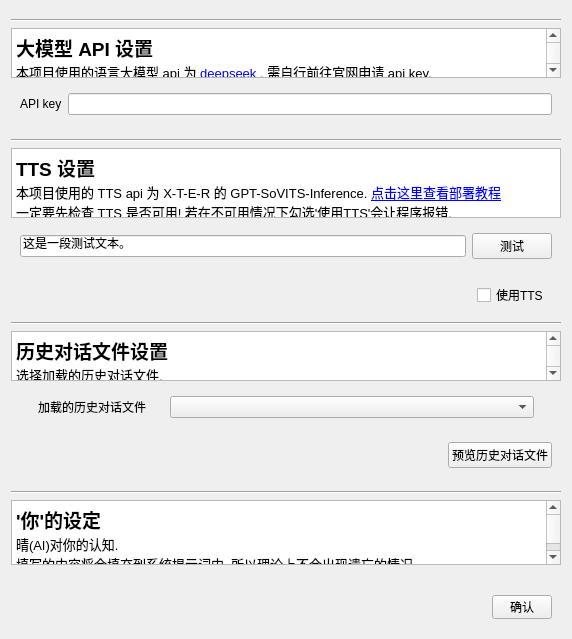
<?xml version="1.0" encoding="UTF-8"?>
<ui version="4.0">
 <class>BasicForm</class>
 <widget class="QWidget" name="BasicForm">
  <property name="geometry">
   <rect>
    <x>0</x>
    <y>0</y>
    <width>568</width>
    <height>639</height>
   </rect>
  </property>
  <property name="windowTitle">
   <string>Form</string>
  </property>
  <layout class="QVBoxLayout" name="verticalLayout">
   <item>
    <spacer name="verticalSpacer_4">
     <property name="orientation">
      <enum>Qt::Vertical</enum>
     </property>
     <property name="sizeHint" stdset="0">
      <size>
       <width>20</width>
       <height>40</height>
      </size>
     </property>
    </spacer>
   </item>
   <item>
    <widget class="Line" name="line_3">
     <property name="orientation">
      <enum>Qt::Horizontal</enum>
     </property>
    </widget>
   </item>
   <item>
    <widget class="QTextBrowser" name="llmAPI_HTML">
     <property name="minimumSize">
      <size>
       <width>550</width>
       <height>50</height>
      </size>
     </property>
     <property name="maximumSize">
      <size>
       <width>16777215</width>
       <height>50</height>
      </size>
     </property>
     <property name="html">
      <string>&lt;!DOCTYPE HTML PUBLIC &quot;-//W3C//DTD HTML 4.0//EN&quot; &quot;http://www.w3.org/TR/REC-html40/strict.dtd&quot;&gt;
&lt;html&gt;&lt;head&gt;&lt;meta name=&quot;qrichtext&quot; content=&quot;1&quot; /&gt;&lt;style type=&quot;text/css&quot;&gt;
p, li { white-space: pre-wrap; }
&lt;/style&gt;&lt;/head&gt;&lt;body style=&quot; font-family:'SimSun'; font-size:9pt; font-weight:400; font-style:normal;&quot;&gt;
&lt;p style=&quot; margin-top:0px; margin-bottom:0px; margin-left:0px; margin-right:0px; -qt-block-indent:0; text-indent:0px;&quot;&gt;&lt;span style=&quot; font-size:14pt; font-weight:600;&quot;&gt;大模型 API 设置&lt;/span&gt;&lt;/p&gt;
&lt;p style=&quot; margin-top:0px; margin-bottom:0px; margin-left:0px; margin-right:0px; -qt-block-indent:0; text-indent:0px;&quot;&gt;&lt;span style=&quot; font-size:10pt;&quot;&gt;本项目使用的语言大模型 api 为 &lt;/span&gt;&lt;a href=&quot;https://www.deepseek.com/zh&quot;&gt;&lt;span style=&quot; font-size:10pt; text-decoration: underline; color:#0000ff;&quot;&gt;deepseek&lt;/span&gt;&lt;/a&gt;&lt;span style=&quot; font-size:10pt;&quot;&gt; , 需自行前往官网申请 api key.&lt;/span&gt;&lt;/p&gt;&lt;/body&gt;&lt;/html&gt;</string>
     </property>
    </widget>
   </item>
   <item>
    <widget class="QWidget" name="apiWidget" native="true">
     <layout class="QHBoxLayout" name="horizontalLayout_5">
      <item>
       <widget class="QLabel" name="label_2">
        <property name="text">
         <string>API key</string>
        </property>
       </widget>
      </item>
      <item>
       <widget class="QLineEdit" name="APILineEdit"/>
      </item>
     </layout>
    </widget>
   </item>
   <item>
    <spacer name="verticalSpacer_5">
     <property name="orientation">
      <enum>Qt::Vertical</enum>
     </property>
     <property name="sizeHint" stdset="0">
      <size>
       <width>20</width>
       <height>40</height>
      </size>
     </property>
    </spacer>
   </item>
   <item>
    <widget class="Line" name="line">
     <property name="orientation">
      <enum>Qt::Horizontal</enum>
     </property>
    </widget>
   </item>
   <item>
    <widget class="QTextBrowser" name="TTS_HTML">
     <property name="minimumSize">
      <size>
       <width>550</width>
       <height>70</height>
      </size>
     </property>
     <property name="maximumSize">
      <size>
       <width>16777215</width>
       <height>70</height>
      </size>
     </property>
     <property name="contextMenuPolicy">
      <enum>Qt::NoContextMenu</enum>
     </property>
     <property name="verticalScrollBarPolicy">
      <enum>Qt::ScrollBarAlwaysOff</enum>
     </property>
     <property name="horizontalScrollBarPolicy">
      <enum>Qt::ScrollBarAlwaysOff</enum>
     </property>
     <property name="sizeAdjustPolicy">
      <enum>QAbstractScrollArea::AdjustToContentsOnFirstShow</enum>
     </property>
     <property name="html">
      <string>&lt;!DOCTYPE HTML PUBLIC &quot;-//W3C//DTD HTML 4.0//EN&quot; &quot;http://www.w3.org/TR/REC-html40/strict.dtd&quot;&gt;
&lt;html&gt;&lt;head&gt;&lt;meta name=&quot;qrichtext&quot; content=&quot;1&quot; /&gt;&lt;style type=&quot;text/css&quot;&gt;
p, li { white-space: pre-wrap; }
&lt;/style&gt;&lt;/head&gt;&lt;body style=&quot; font-family:'SimSun'; font-size:9pt; font-weight:400; font-style:normal;&quot;&gt;
&lt;p style=&quot; margin-top:0px; margin-bottom:0px; margin-left:0px; margin-right:0px; -qt-block-indent:0; text-indent:0px;&quot;&gt;&lt;span style=&quot; font-size:14pt; font-weight:600;&quot;&gt;TTS 设置&lt;/span&gt;&lt;/p&gt;
&lt;p style=&quot; margin-top:0px; margin-bottom:0px; margin-left:0px; margin-right:0px; -qt-block-indent:0; text-indent:0px;&quot;&gt;&lt;span style=&quot; font-size:10pt;&quot;&gt;本项目使用的 TTS api 为 X-T-E-R 的 GPT-SoVITS-Inference. &lt;/span&gt;&lt;a href=&quot;https://www.yuque.com/xter/zibxlp/kkicvpiogcou5lgp&quot;&gt;&lt;span style=&quot; font-size:10pt; text-decoration: underline; color:#0000ff;&quot;&gt;点击这里查看部署教程&lt;/span&gt;&lt;/a&gt;&lt;/p&gt;
&lt;p style=&quot; margin-top:0px; margin-bottom:0px; margin-left:0px; margin-right:0px; -qt-block-indent:0; text-indent:0px;&quot;&gt;&lt;span style=&quot; font-size:10pt;&quot;&gt;一定要先检查 TTS 是否可用! 若在不可用情况下勾选'使用TTS'会让程序报错.&lt;/span&gt;&lt;/p&gt;&lt;/body&gt;&lt;/html&gt;</string>
     </property>
     <property name="textInteractionFlags">
      <set>Qt::LinksAccessibleByKeyboard|Qt::LinksAccessibleByMouse</set>
     </property>
    </widget>
   </item>
   <item>
    <widget class="QWidget" name="TTSTestWidget" native="true">
     <layout class="QHBoxLayout" name="horizontalLayout_6">
      <item>
       <widget class="QLineEdit" name="TTSTestLineEdit">
        <property name="text">
         <string>这是一段测试文本。</string>
        </property>
       </widget>
      </item>
      <item>
       <widget class="QPushButton" name="TTSTestPushButton">
        <property name="text">
         <string>测试</string>
        </property>
       </widget>
      </item>
     </layout>
    </widget>
   </item>
   <item>
    <widget class="QWidget" name="chooseUseTTSWidget" native="true">
     <layout class="QHBoxLayout" name="horizontalLayout_3">
      <item>
       <spacer name="horizontalSpacer_5">
        <property name="orientation">
         <enum>Qt::Horizontal</enum>
        </property>
        <property name="sizeHint" stdset="0">
         <size>
          <width>432</width>
          <height>1</height>
         </size>
        </property>
       </spacer>
      </item>
      <item>
       <widget class="QCheckBox" name="useTTSCheckBox">
        <property name="text">
         <string>使用TTS </string>
        </property>
       </widget>
      </item>
     </layout>
    </widget>
   </item>
   <item>
    <spacer name="verticalSpacer">
     <property name="orientation">
      <enum>Qt::Vertical</enum>
     </property>
     <property name="sizeHint" stdset="0">
      <size>
       <width>20</width>
       <height>14</height>
      </size>
     </property>
    </spacer>
   </item>
   <item>
    <widget class="Line" name="line_2">
     <property name="orientation">
      <enum>Qt::Horizontal</enum>
     </property>
    </widget>
   </item>
   <item>
    <widget class="QTextBrowser" name="historyFile_HTML">
     <property name="minimumSize">
      <size>
       <width>550</width>
       <height>50</height>
      </size>
     </property>
     <property name="maximumSize">
      <size>
       <width>16777215</width>
       <height>50</height>
      </size>
     </property>
     <property name="html">
      <string>&lt;!DOCTYPE HTML PUBLIC &quot;-//W3C//DTD HTML 4.0//EN&quot; &quot;http://www.w3.org/TR/REC-html40/strict.dtd&quot;&gt;
&lt;html&gt;&lt;head&gt;&lt;meta name=&quot;qrichtext&quot; content=&quot;1&quot; /&gt;&lt;style type=&quot;text/css&quot;&gt;
p, li { white-space: pre-wrap; }
&lt;/style&gt;&lt;/head&gt;&lt;body style=&quot; font-family:'SimSun'; font-size:9pt; font-weight:400; font-style:normal;&quot;&gt;
&lt;p style=&quot; margin-top:0px; margin-bottom:0px; margin-left:0px; margin-right:0px; -qt-block-indent:0; text-indent:0px;&quot;&gt;&lt;span style=&quot; font-size:14pt; font-weight:600;&quot;&gt;历史对话文件设置&lt;/span&gt;&lt;/p&gt;
&lt;p style=&quot; margin-top:0px; margin-bottom:0px; margin-left:0px; margin-right:0px; -qt-block-indent:0; text-indent:0px;&quot;&gt;&lt;span style=&quot; font-size:10pt;&quot;&gt;选择加载的历史对话文件.&lt;/span&gt;&lt;/p&gt;&lt;/body&gt;&lt;/html&gt;</string>
     </property>
    </widget>
   </item>
   <item>
    <widget class="QWidget" name="historyLoadWidget" native="true">
     <layout class="QHBoxLayout" name="horizontalLayout" stretch="1,1,1,20,1">
      <item>
       <spacer name="horizontalSpacer_2">
        <property name="orientation">
         <enum>Qt::Horizontal</enum>
        </property>
        <property name="sizeHint" stdset="0">
         <size>
          <width>40</width>
          <height>20</height>
         </size>
        </property>
       </spacer>
      </item>
      <item>
       <widget class="QLabel" name="loadHistoryTextLabel">
        <property name="text">
         <string>加载的历史对话文件</string>
        </property>
       </widget>
      </item>
      <item>
       <spacer name="horizontalSpacer">
        <property name="orientation">
         <enum>Qt::Horizontal</enum>
        </property>
        <property name="sizeHint" stdset="0">
         <size>
          <width>40</width>
          <height>20</height>
         </size>
        </property>
       </spacer>
      </item>
      <item>
       <widget class="QComboBox" name="chooseHistoryFileComboBox"/>
      </item>
      <item>
       <spacer name="horizontalSpacer_4">
        <property name="orientation">
         <enum>Qt::Horizontal</enum>
        </property>
        <property name="sizeHint" stdset="0">
         <size>
          <width>40</width>
          <height>1</height>
         </size>
        </property>
       </spacer>
      </item>
     </layout>
    </widget>
   </item>
   <item>
    <widget class="QWidget" name="previewHistoryWidget" native="true">
     <layout class="QHBoxLayout" name="horizontalLayout_2" stretch="0,0">
      <item>
       <spacer name="horizontalSpacer_3">
        <property name="orientation">
         <enum>Qt::Horizontal</enum>
        </property>
        <property name="sizeHint" stdset="0">
         <size>
          <width>399</width>
          <height>1</height>
         </size>
        </property>
       </spacer>
      </item>
      <item>
       <widget class="QPushButton" name="previewHistoryButton">
        <property name="text">
         <string>预览历史对话文件</string>
        </property>
       </widget>
      </item>
     </layout>
    </widget>
   </item>
   <item>
    <spacer name="verticalSpacer_6">
     <property name="orientation">
      <enum>Qt::Vertical</enum>
     </property>
     <property name="sizeHint" stdset="0">
      <size>
       <width>20</width>
       <height>40</height>
      </size>
     </property>
    </spacer>
   </item>
   <item>
    <widget class="Line" name="line_4">
     <property name="orientation">
      <enum>Qt::Horizontal</enum>
     </property>
    </widget>
   </item>
   <item>
    <widget class="QTextBrowser" name="cognitionOfUser_HTML">
     <property name="minimumSize">
      <size>
       <width>550</width>
       <height>65</height>
      </size>
     </property>
     <property name="maximumSize">
      <size>
       <width>16777215</width>
       <height>65</height>
      </size>
     </property>
     <property name="html">
      <string>&lt;!DOCTYPE HTML PUBLIC &quot;-//W3C//DTD HTML 4.0//EN&quot; &quot;http://www.w3.org/TR/REC-html40/strict.dtd&quot;&gt;
&lt;html&gt;&lt;head&gt;&lt;meta name=&quot;qrichtext&quot; content=&quot;1&quot; /&gt;&lt;style type=&quot;text/css&quot;&gt;
p, li { white-space: pre-wrap; }
&lt;/style&gt;&lt;/head&gt;&lt;body style=&quot; font-family:'SimSun'; font-size:9pt; font-weight:400; font-style:normal;&quot;&gt;
&lt;p style=&quot; margin-top:0px; margin-bottom:0px; margin-left:0px; margin-right:0px; -qt-block-indent:0; text-indent:0px;&quot;&gt;&lt;span style=&quot; font-size:14pt; font-weight:600;&quot;&gt;'你'的设定&lt;/span&gt;&lt;/p&gt;
&lt;p style=&quot; margin-top:0px; margin-bottom:0px; margin-left:0px; margin-right:0px; -qt-block-indent:0; text-indent:0px;&quot;&gt;&lt;span style=&quot; font-size:10pt;&quot;&gt;晴(AI)对你的认知.&lt;/span&gt;&lt;/p&gt;
&lt;p style=&quot; margin-top:0px; margin-bottom:0px; margin-left:0px; margin-right:0px; -qt-block-indent:0; text-indent:0px;&quot;&gt;&lt;span style=&quot; font-size:10pt;&quot;&gt;填写的内容将会填充到系统提示词中, 所以理论上不会出现遗忘的情况.&lt;/span&gt;&lt;/p&gt;&lt;/body&gt;&lt;/html&gt;</string>
     </property>
    </widget>
   </item>
   <item>
    <widget class="QWidget" name="widget_2" native="true"/>
   </item>
   <item>
    <spacer name="verticalSpacer_2">
     <property name="orientation">
      <enum>Qt::Vertical</enum>
     </property>
     <property name="sizeHint" stdset="0">
      <size>
       <width>20</width>
       <height>40</height>
      </size>
     </property>
    </spacer>
   </item>
   <item>
    <widget class="QWidget" name="confirmWidget" native="true">
     <layout class="QHBoxLayout" name="horizontalLayout_4">
      <item>
       <spacer name="horizontalSpacer_6">
        <property name="orientation">
         <enum>Qt::Horizontal</enum>
        </property>
        <property name="sizeHint" stdset="0">
         <size>
          <width>443</width>
          <height>1</height>
         </size>
        </property>
       </spacer>
      </item>
      <item>
       <widget class="QToolButton" name="toolButton">
        <property name="minimumSize">
         <size>
          <width>60</width>
          <height>24</height>
         </size>
        </property>
        <property name="text">
         <string>确认</string>
        </property>
       </widget>
      </item>
     </layout>
    </widget>
   </item>
  </layout>
 </widget>
 <resources/>
 <connections/>
</ui>
